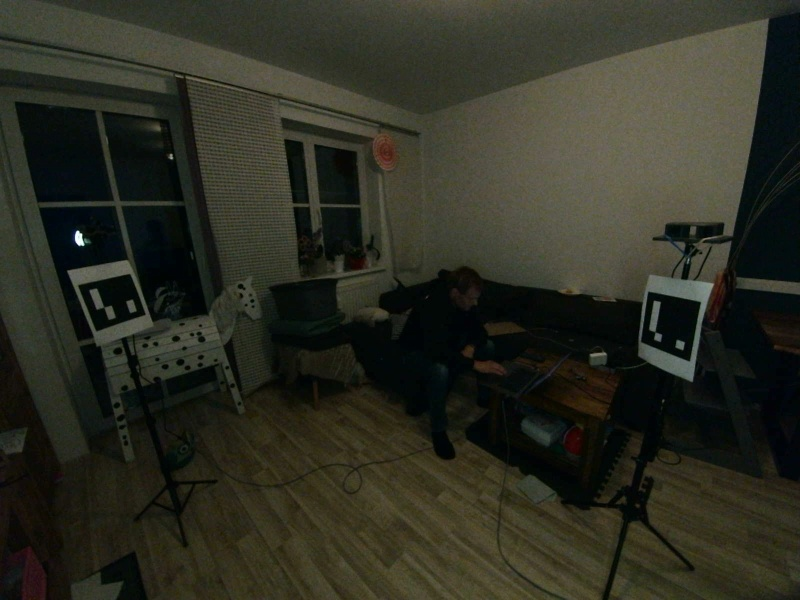
#> input picture elp1_test.jpg, 800 x 600 px, given in place of the camera
$ python calibrate_elp2_id3_id30_board.py
#> lines starting #> are read from the running program, lines starting #| are printed output that depends on the picture
### calibrate_positions.py
from pathlib import Path
import time
import math

import cv2
import numpy as np
import yaml


BASE = Path("~/anthro3d").expanduser()

MARKER_SIZE_M = 0.1865

ARUCO_DICT_ID = cv2.aruco.DICT_ARUCO_ORIGINAL
KNOWN_MARKER_IDS = {2, 3, 4, 20, 30, 40}

STAND_MARKERS = {
    "OV9281_STAND": {2, 20},
    "ELP1_STAND": {3, 30},
    "ELP2_STAND": {4, 40},
}

EXPECTED_VISIBLE_MARKERS = {
    "ELP2": STAND_MARKERS["OV9281_STAND"] | STAND_MARKERS["ELP1_STAND"],
    "ELP1": STAND_MARKERS["OV9281_STAND"] | STAND_MARKERS["ELP2_STAND"],
    "OV9281": STAND_MARKERS["ELP1_STAND"] | STAND_MARKERS["ELP2_STAND"],
}

PAIR_RULES = {
    "ELP1_to_ELP2": {
        "target": "ELP2",
        "source": "ELP1",
        "markers": sorted(STAND_MARKERS["OV9281_STAND"]),
        "description": "ELP1 zu ELP2 ueber OV9281-Stativ Marker",
        "legacy_R_file": "R_rel_elp1_to_elp2.npy",
        "legacy_T_file": "T_rel_elp1_to_elp2.npy",
        "required": True,
    },
    "OV9281_to_ELP2": {
        "target": "ELP2",
        "source": "OV9281",
        "markers": sorted(STAND_MARKERS["ELP1_STAND"]),
        "description": "OV9281 zu ELP2 ueber ELP1-Stativ Marker",
        "legacy_R_file": "R_rel_ov9281_to_elp2.npy",
        "legacy_T_file": "T_rel_ov9281_to_elp2.npy",
        "required": True,
    },
    "OV9281_to_ELP1": {
        "target": "ELP1",
        "source": "OV9281",
        "markers": sorted(STAND_MARKERS["ELP2_STAND"]),
        "description": "OV9281 zu ELP1 ueber ELP2-Stativ Marker",
        "legacy_R_file": "R_rel_ov9281_to_elp1.npy",
        "legacy_T_file": "T_rel_ov9281_to_elp1.npy",
        "required": False,
    },
}

MIN_MARKER_AREA_PX = 40 * 40
MAX_MARKER_DISTANCE_M = 8.0
MIN_MARKER_RATIO = 0.55
MAX_MARKER_RATIO = 1.45
MAX_REPROJECTION_ERROR_PX = 8.0

N_MAX_FRAMES = 150
N_MIN_FRAMES = 40
TIME_LIMIT_S = 20.0
MIN_PAIR_SAMPLES = 40


def load_yaml(name):
    with open(BASE / name, "r") as f:
        return yaml.safe_load(f)


# [49 lines left out: functions load_camera_indices, make_rig, split_side_by_side, not called in this run]


def marker_object_points():
    s = MARKER_SIZE_M / 2.0
    return np.array(
        [
            [-s, s, 0],
            [s, s, 0],
            [s, -s, 0],
            [-s, -s, 0],
        ],
        dtype=np.float32,
    )


OBJ_PTS = marker_object_points()


def preprocess(frame):
    gray = cv2.cvtColor(frame, cv2.COLOR_BGR2GRAY)
    gray = cv2.equalizeHist(gray)
    return gray


# [210 lines left out: functions reprojection_error, solve_marker_pose, marker_geometry_ok, right_pose_to_left_pose, detect_valid_markers_single, detect_valid_markers_rig and 2 more, not called in this run]


PERMARKER_MIN_SAMPLES = 12
PERMARKER_CONSISTENT_T_CM = 8.0
PERMARKER_CONSISTENT_R_DEG = 6.0
PERMARKER_MAX_STD_CM = 30.0
TRIANGLE_COMBO_ROT_WEIGHT = 2.0
TRIANGLE_COMBO_WARN_SCORE = 25.0
TRIANGLE_COMBO_AMBIGUOUS_DELTA = 5.0

# [550 lines left out: functions _svd_average_rotations, _estimate_single_marker, _rot_diff_deg_local, _sample_side_label, _print_side_diagnostics, estimate_pair and 7 more, not called in this run]


# [2 lines that do not run on import are left out]

### calibrate_elp2_id3_id30_board.py
import cv2
import yaml
import time
import numpy as np
from pathlib import Path
import calibrate_positions as cp

BASE = Path.home() / "anthro3d"
CFG_PATH = BASE / "stereo_config.yaml"
OUT_PATH = BASE / "aruco_state" / "elp2_id3_id30_board_calibration.yaml"

def get_elp2_index():
    try:
        d = yaml.safe_load((BASE / "config.yaml").read_text()) or {}
        for cam in d.get("cameras", {}).get("tracking", []):
            if cam.get("name") == "ELP2":
                return int(cam.get("device_index"))
    except Exception:
        pass
    return 0

CAM_INDEX = get_elp2_index()
MARKER_SIZE_M = 0.1850
TOP_ID = 3
BOTTOM_ID = 30
CENTER_DISTANCE_CM = 34.7

MIN_SAMPLES = 60
MAX_FRAMES = 500
TIME_LIMIT_SEC = 45.0

with open(CFG_PATH, "r") as f:
    cfg = yaml.safe_load(f)

K_l = np.array(cfg["camera_matrix_l"], dtype=np.float64)
d_l = np.array(cfg["dist_l"], dtype=np.float64)
K_r = np.array(cfg["camera_matrix_r"], dtype=np.float64)
d_r = np.array(cfg["dist_r"], dtype=np.float64)
R = np.array(cfg["R"], dtype=np.float64)
T = np.array(cfg["T"], dtype=np.float64).reshape(3, 1)

aruco_dict = cv2.aruco.getPredefinedDictionary(cv2.aruco.DICT_ARUCO_ORIGINAL)
params = cv2.aruco.DetectorParameters()

if hasattr(cv2.aruco, "CORNER_REFINE_APRILTAG"):
    params.cornerRefinementMethod = cv2.aruco.CORNER_REFINE_APRILTAG
elif hasattr(cv2.aruco, "CORNER_REFINE_SUBPIX"):
    params.cornerRefinementMethod = cv2.aruco.CORNER_REFINE_SUBPIX

detector = cv2.aruco.ArucoDetector(aruco_dict, params)

def split_sbs(frame):
    h, w = frame.shape[:2]
    mid = w // 2
    return frame[:, :mid].copy(), frame[:, mid:].copy()

def detect(frame):
    gray = cp.preprocess(frame)
    corners, ids, _ = detector.detectMarkers(gray)
    out = {}
    if ids is None:
        return out
    for c, mid in zip(corners, ids.flatten()):
        mid = int(mid)
        if mid in {TOP_ID, BOTTOM_ID}:
            out[mid] = c[0].astype(np.float32)
    return out

def triangulate(c_l, c_r):
    pl = cv2.undistortPoints(c_l.reshape(-1, 1, 2), K_l, d_l).reshape(-1, 2)
    pr = cv2.undistortPoints(c_r.reshape(-1, 1, 2), K_r, d_r).reshape(-1, 2)
    P_l = np.hstack([np.eye(3), np.zeros((3, 1))]).astype(np.float64)
    P_r = np.hstack([R, T]).astype(np.float64)
    X_h = cv2.triangulatePoints(P_l, P_r, pl.T, pr.T)
    return (X_h[:3] / X_h[3]).T

def marker_center_size(X):
    edges = [
        np.linalg.norm(X[1] - X[0]),
        np.linalg.norm(X[2] - X[1]),
        np.linalg.norm(X[3] - X[2]),
        np.linalg.norm(X[0] - X[3]),
    ]
    return X.mean(axis=0), float(np.median(edges))

def summarize(vals):
    a = np.array(vals, dtype=np.float64)
    med = float(np.median(a))
    mad = float(np.median(np.abs(a - med)))
    return med, mad, float(np.min(a)), float(np.max(a))

def draw_marker_status(img, name, ids):
    vis = img.copy()
    text = f"{name}: {sorted(ids)}"
    cv2.rectangle(vis, (0, 0), (vis.shape[1], 65), (0, 0, 0), -1)
    cv2.putText(vis, text, (20, 42), cv2.FONT_HERSHEY_SIMPLEX, 1.0, (0, 255, 0), 2)
    return vis

def main():
    cap = cv2.VideoCapture(CAM_INDEX)
    cap.set(cv2.CAP_PROP_FRAME_WIDTH, 2560)
    cap.set(cv2.CAP_PROP_FRAME_HEIGHT, 720)

    if not cap.isOpened():
        raise RuntimeError("ELP2 Index 0 konnte nicht geoeffnet werden")

    samples = []
    start = time.time()
    frame_i = 0

    print("ELP2 ID3/ID30 Board-Kalibrierung")
    print(f"ELP2 Index: {CAM_INDEX}")
    print(f"Ziel: ID{TOP_ID}->ID{BOTTOM_ID}, realer Abstand Mitte-Mitte = {CENTER_DISTANCE_CM:.2f} cm")
    print("Board in den spaeteren ELP2-Messbereich halten. q beendet.")

    while True:
        ok, frame = cap.read()
#> frame is the input picture: shape (600, 800, 3); mean B, G, R 34.8, 46.2, 45.3
        if not ok or frame is None:
            continue

        left, right = split_sbs(frame)
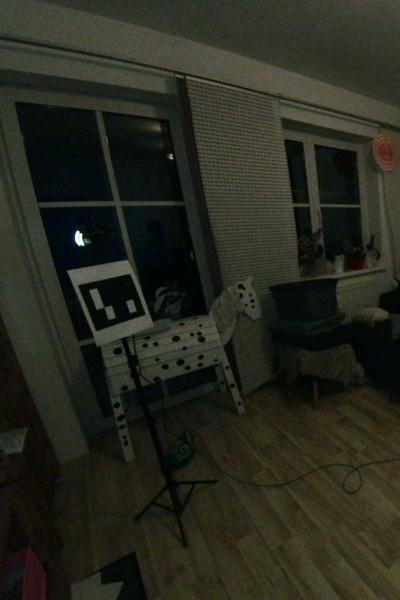
#> left: shape (600, 400, 3); mean B, G, R 30.3, 41.1, 39.7
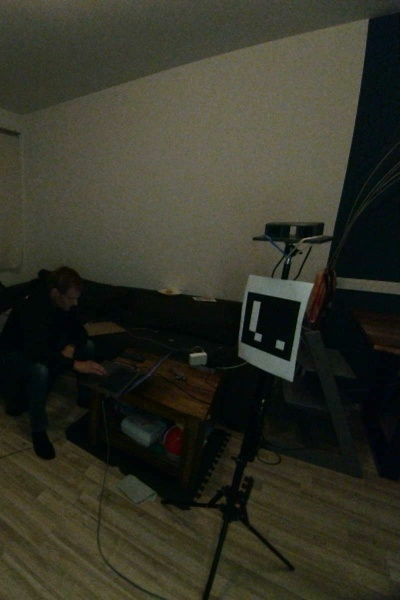
#> right: shape (600, 400, 3); mean B, G, R 39.4, 51.2, 50.9
        dl = detect(left)
#> in preprocess, `gray = cv2.equalizeHist(gray)`:
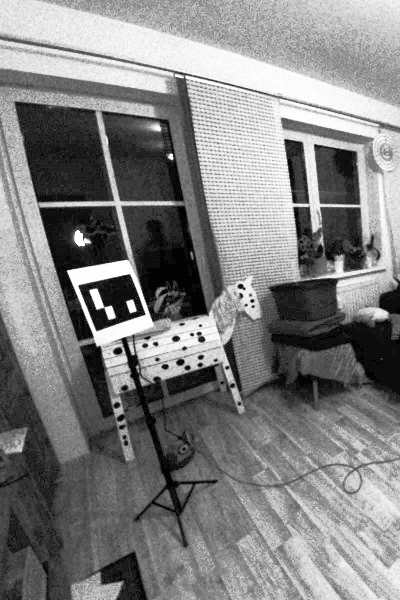
#> gray: shape (600, 400); min 0, max 255, mean 129.4
#> in detect, `corners, ids, _ = detector.detectMarkers(gray)`: corners = ([[78.07, 285.3], [130.3, 273.9], [145.6, 314.5], [96.23, 331.2]],); ids = [10]
#> the loop in detect, `for c, mid in zip(corners, ids.flatten()):` made 1 pass
#> after the loop in detect, `for c, mid in zip(corners, ids.flatten()):`: out = 0 items
#> dl = 0 items
        dr = detect(right)
#> in preprocess (call 2), `gray = cv2.cvtColor(frame, cv2.COLOR_BGR2GRAY)`:
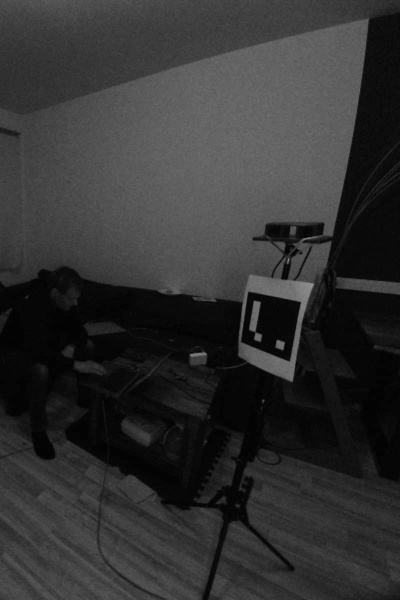
#> gray: shape (600, 400); min 1, max 146, mean 49.7
#> in preprocess (call 2), `gray = cv2.equalizeHist(gray)`:
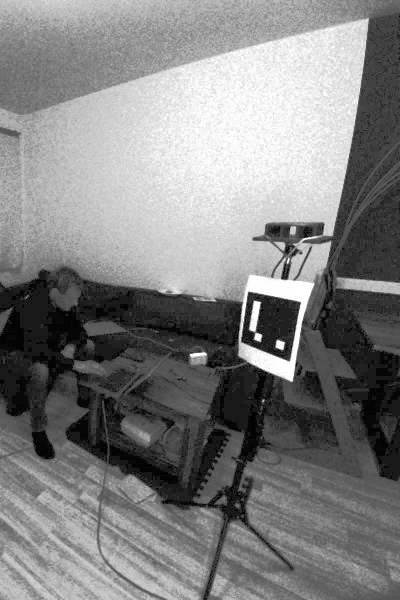
#> gray: shape (600, 400); min 0, max 255, mean 129.3
#> the loop in detect (call 2), `for c, mid in zip(corners, ids.flatten()):` made 1 pass
#> mid on pass 1: 2
#> dr = 0 items

        frame_centers = {}
        frame_sizes = {}

        for mid in sorted(set(dl.keys()) & set(dr.keys())):
            X = triangulate(dl[mid], dr[mid])
            if not np.isfinite(X).all():
                continue
            center, size = marker_center_size(X)
            if center[2] <= 0:
                continue
            frame_centers[mid] = center
            frame_sizes[mid] = size
#> this loop made 0 passes
#> after the loop, frame_centers = 0 items; frame_sizes = 0 items

        if TOP_ID in frame_centers and BOTTOM_ID in frame_centers:
            dist_cm = float(np.linalg.norm(frame_centers[BOTTOM_ID] - frame_centers[TOP_ID]) * 100.0)
            top_size_cm = float(frame_sizes[TOP_ID] * 100.0)
            bottom_size_cm = float(frame_sizes[BOTTOM_ID] * 100.0)
            z_cm = float(((frame_centers[TOP_ID][2] + frame_centers[BOTTOM_ID][2]) / 2.0) * 100.0)
            samples.append({
                "distance_cm": dist_cm,
                "top_size_cm": top_size_cm,
                "bottom_size_cm": bottom_size_cm,
                "z_cm": z_cm,
            })

        vis_l = draw_marker_status(left, "ELP2 L", dl.keys())
        vis_r = draw_marker_status(right, "ELP2 R", dr.keys())
#> call 2 of draw_marker_status, with name = 'ELP2 R'
#> in draw_marker_status (call 2), `cv2.putText(vis, text, (20, 42), cv2.FONT_HERSHEY_SIMPLEX, 1.0, (0, 25..`:
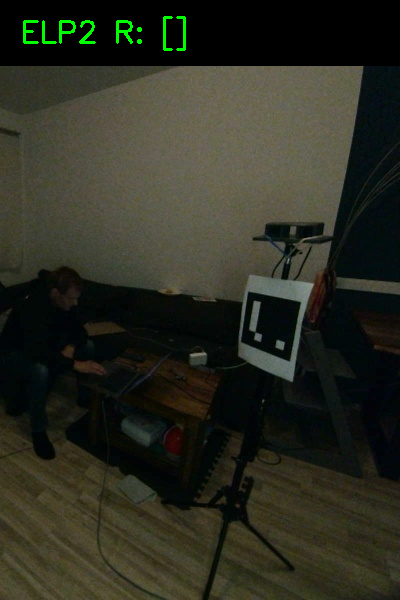
#> vis: shape (600, 400, 3); mean B, G, R 33.4, 45, 43.7
        combo = np.vstack((cv2.resize(vis_l, (640, 360)), cv2.resize(vis_r, (640, 360))))

        status = f"samples={len(samples)}/{MIN_SAMPLES}"
        if samples:
            last = samples[-1]
            status += f" dist={last['distance_cm']:.1f}cm top={last['top_size_cm']:.1f}cm bottom={last['bottom_size_cm']:.1f}cm z={last['z_cm']:.0f}cm"

        cv2.rectangle(combo, (0, 0), (640, 45), (0, 0, 0), -1)
        cv2.putText(combo, status, (15, 32), cv2.FONT_HERSHEY_SIMPLEX, 0.68, (0, 255, 0), 2)
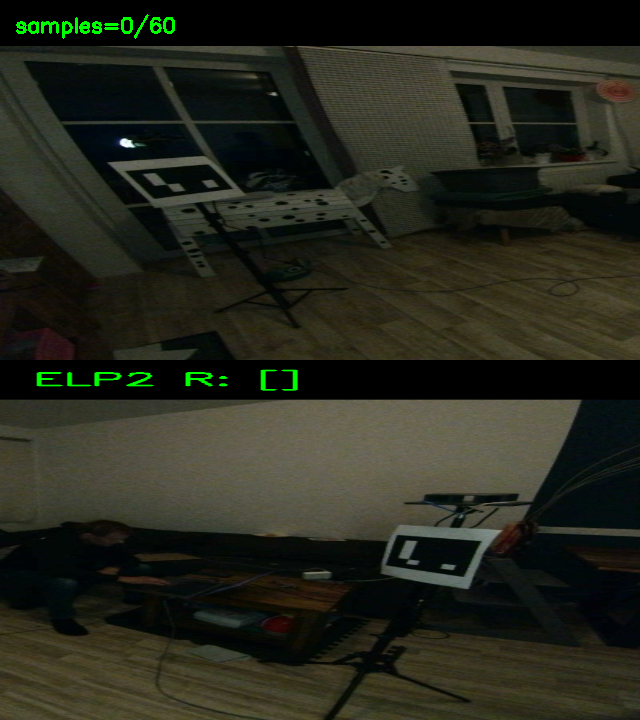
#> combo: shape (720, 640, 3); mean B, G, R 28.6, 39.7, 37.8
        cv2.imshow("ELP2 ID3/ID30 Board | q beendet", combo)

        key = cv2.waitKey(1) & 0xFF
#> (key q is pressed here)
        frame_i += 1

        if key == ord("q"):
            break
        if len(samples) >= MIN_SAMPLES and frame_i > 80:
            break
        if frame_i >= MAX_FRAMES:
            break
        if time.time() - start >= TIME_LIMIT_SEC:
            break

    cap.release()
    cv2.destroyAllWindows()

    if len(samples) < 10:
#> (the run stopped early here; a loop or call above may not have finished)
